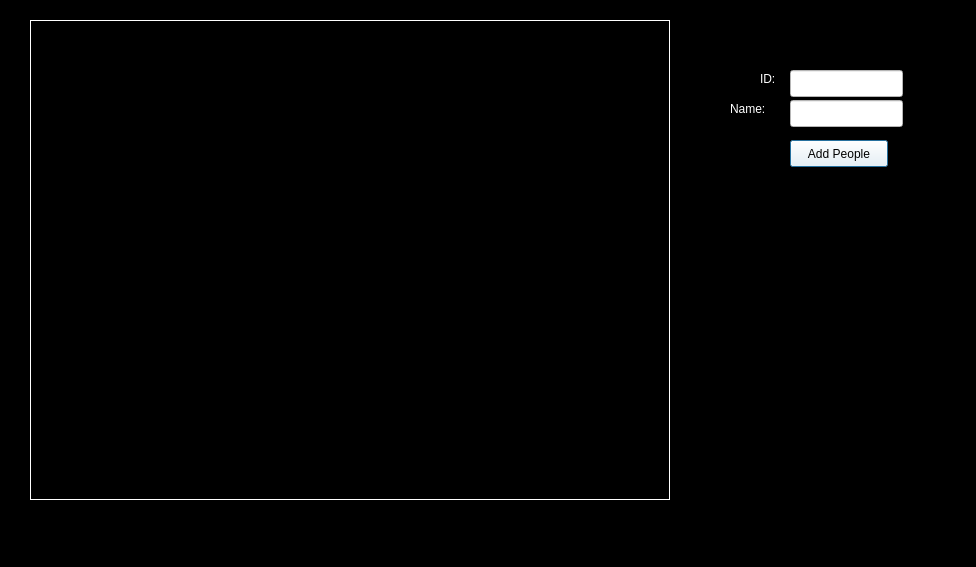
<?xml version="1.0" encoding="UTF-8"?>
<ui version="4.0">
 <class>Dialog</class>
 <widget class="QDialog" name="Dialog">
  <property name="geometry">
   <rect>
    <x>0</x>
    <y>0</y>
    <width>976</width>
    <height>567</height>
   </rect>
  </property>
  <property name="palette">
   <palette>
    <active>
     <colorrole role="WindowText">
      <brush brushstyle="SolidPattern">
       <color alpha="255">
        <red>255</red>
        <green>255</green>
        <blue>255</blue>
       </color>
      </brush>
     </colorrole>
     <colorrole role="Button">
      <brush brushstyle="SolidPattern">
       <color alpha="255">
        <red>255</red>
        <green>255</green>
        <blue>255</blue>
       </color>
      </brush>
     </colorrole>
     <colorrole role="Light">
      <brush brushstyle="SolidPattern">
       <color alpha="255">
        <red>0</red>
        <green>0</green>
        <blue>0</blue>
       </color>
      </brush>
     </colorrole>
     <colorrole role="Midlight">
      <brush brushstyle="SolidPattern">
       <color alpha="255">
        <red>0</red>
        <green>0</green>
        <blue>0</blue>
       </color>
      </brush>
     </colorrole>
     <colorrole role="Dark">
      <brush brushstyle="SolidPattern">
       <color alpha="255">
        <red>0</red>
        <green>0</green>
        <blue>0</blue>
       </color>
      </brush>
     </colorrole>
     <colorrole role="Mid">
      <brush brushstyle="SolidPattern">
       <color alpha="255">
        <red>0</red>
        <green>0</green>
        <blue>0</blue>
       </color>
      </brush>
     </colorrole>
     <colorrole role="Text">
      <brush brushstyle="SolidPattern">
       <color alpha="255">
        <red>0</red>
        <green>0</green>
        <blue>0</blue>
       </color>
      </brush>
     </colorrole>
     <colorrole role="BrightText">
      <brush brushstyle="SolidPattern">
       <color alpha="255">
        <red>255</red>
        <green>255</green>
        <blue>255</blue>
       </color>
      </brush>
     </colorrole>
     <colorrole role="ButtonText">
      <brush brushstyle="SolidPattern">
       <color alpha="255">
        <red>0</red>
        <green>0</green>
        <blue>0</blue>
       </color>
      </brush>
     </colorrole>
     <colorrole role="Base">
      <brush brushstyle="SolidPattern">
       <color alpha="255">
        <red>0</red>
        <green>0</green>
        <blue>0</blue>
       </color>
      </brush>
     </colorrole>
     <colorrole role="Window">
      <brush brushstyle="SolidPattern">
       <color alpha="255">
        <red>0</red>
        <green>0</green>
        <blue>0</blue>
       </color>
      </brush>
     </colorrole>
     <colorrole role="Shadow">
      <brush brushstyle="SolidPattern">
       <color alpha="255">
        <red>0</red>
        <green>0</green>
        <blue>0</blue>
       </color>
      </brush>
     </colorrole>
     <colorrole role="AlternateBase">
      <brush brushstyle="SolidPattern">
       <color alpha="255">
        <red>0</red>
        <green>0</green>
        <blue>0</blue>
       </color>
      </brush>
     </colorrole>
     <colorrole role="ToolTipBase">
      <brush brushstyle="SolidPattern">
       <color alpha="255">
        <red>255</red>
        <green>255</green>
        <blue>220</blue>
       </color>
      </brush>
     </colorrole>
     <colorrole role="ToolTipText">
      <brush brushstyle="SolidPattern">
       <color alpha="255">
        <red>0</red>
        <green>0</green>
        <blue>0</blue>
       </color>
      </brush>
     </colorrole>
    </active>
    <inactive>
     <colorrole role="WindowText">
      <brush brushstyle="SolidPattern">
       <color alpha="255">
        <red>255</red>
        <green>255</green>
        <blue>255</blue>
       </color>
      </brush>
     </colorrole>
     <colorrole role="Button">
      <brush brushstyle="SolidPattern">
       <color alpha="255">
        <red>255</red>
        <green>255</green>
        <blue>255</blue>
       </color>
      </brush>
     </colorrole>
     <colorrole role="Light">
      <brush brushstyle="SolidPattern">
       <color alpha="255">
        <red>0</red>
        <green>0</green>
        <blue>0</blue>
       </color>
      </brush>
     </colorrole>
     <colorrole role="Midlight">
      <brush brushstyle="SolidPattern">
       <color alpha="255">
        <red>0</red>
        <green>0</green>
        <blue>0</blue>
       </color>
      </brush>
     </colorrole>
     <colorrole role="Dark">
      <brush brushstyle="SolidPattern">
       <color alpha="255">
        <red>0</red>
        <green>0</green>
        <blue>0</blue>
       </color>
      </brush>
     </colorrole>
     <colorrole role="Mid">
      <brush brushstyle="SolidPattern">
       <color alpha="255">
        <red>0</red>
        <green>0</green>
        <blue>0</blue>
       </color>
      </brush>
     </colorrole>
     <colorrole role="Text">
      <brush brushstyle="SolidPattern">
       <color alpha="255">
        <red>0</red>
        <green>0</green>
        <blue>0</blue>
       </color>
      </brush>
     </colorrole>
     <colorrole role="BrightText">
      <brush brushstyle="SolidPattern">
       <color alpha="255">
        <red>255</red>
        <green>255</green>
        <blue>255</blue>
       </color>
      </brush>
     </colorrole>
     <colorrole role="ButtonText">
      <brush brushstyle="SolidPattern">
       <color alpha="255">
        <red>0</red>
        <green>0</green>
        <blue>0</blue>
       </color>
      </brush>
     </colorrole>
     <colorrole role="Base">
      <brush brushstyle="SolidPattern">
       <color alpha="255">
        <red>0</red>
        <green>0</green>
        <blue>0</blue>
       </color>
      </brush>
     </colorrole>
     <colorrole role="Window">
      <brush brushstyle="SolidPattern">
       <color alpha="255">
        <red>0</red>
        <green>0</green>
        <blue>0</blue>
       </color>
      </brush>
     </colorrole>
     <colorrole role="Shadow">
      <brush brushstyle="SolidPattern">
       <color alpha="255">
        <red>0</red>
        <green>0</green>
        <blue>0</blue>
       </color>
      </brush>
     </colorrole>
     <colorrole role="AlternateBase">
      <brush brushstyle="SolidPattern">
       <color alpha="255">
        <red>0</red>
        <green>0</green>
        <blue>0</blue>
       </color>
      </brush>
     </colorrole>
     <colorrole role="ToolTipBase">
      <brush brushstyle="SolidPattern">
       <color alpha="255">
        <red>255</red>
        <green>255</green>
        <blue>220</blue>
       </color>
      </brush>
     </colorrole>
     <colorrole role="ToolTipText">
      <brush brushstyle="SolidPattern">
       <color alpha="255">
        <red>0</red>
        <green>0</green>
        <blue>0</blue>
       </color>
      </brush>
     </colorrole>
    </inactive>
    <disabled>
     <colorrole role="WindowText">
      <brush brushstyle="SolidPattern">
       <color alpha="255">
        <red>0</red>
        <green>0</green>
        <blue>0</blue>
       </color>
      </brush>
     </colorrole>
     <colorrole role="Button">
      <brush brushstyle="SolidPattern">
       <color alpha="255">
        <red>255</red>
        <green>255</green>
        <blue>255</blue>
       </color>
      </brush>
     </colorrole>
     <colorrole role="Light">
      <brush brushstyle="SolidPattern">
       <color alpha="255">
        <red>0</red>
        <green>0</green>
        <blue>0</blue>
       </color>
      </brush>
     </colorrole>
     <colorrole role="Midlight">
      <brush brushstyle="SolidPattern">
       <color alpha="255">
        <red>0</red>
        <green>0</green>
        <blue>0</blue>
       </color>
      </brush>
     </colorrole>
     <colorrole role="Dark">
      <brush brushstyle="SolidPattern">
       <color alpha="255">
        <red>0</red>
        <green>0</green>
        <blue>0</blue>
       </color>
      </brush>
     </colorrole>
     <colorrole role="Mid">
      <brush brushstyle="SolidPattern">
       <color alpha="255">
        <red>0</red>
        <green>0</green>
        <blue>0</blue>
       </color>
      </brush>
     </colorrole>
     <colorrole role="Text">
      <brush brushstyle="SolidPattern">
       <color alpha="255">
        <red>0</red>
        <green>0</green>
        <blue>0</blue>
       </color>
      </brush>
     </colorrole>
     <colorrole role="BrightText">
      <brush brushstyle="SolidPattern">
       <color alpha="255">
        <red>255</red>
        <green>255</green>
        <blue>255</blue>
       </color>
      </brush>
     </colorrole>
     <colorrole role="ButtonText">
      <brush brushstyle="SolidPattern">
       <color alpha="255">
        <red>0</red>
        <green>0</green>
        <blue>0</blue>
       </color>
      </brush>
     </colorrole>
     <colorrole role="Base">
      <brush brushstyle="SolidPattern">
       <color alpha="255">
        <red>0</red>
        <green>0</green>
        <blue>0</blue>
       </color>
      </brush>
     </colorrole>
     <colorrole role="Window">
      <brush brushstyle="SolidPattern">
       <color alpha="255">
        <red>0</red>
        <green>0</green>
        <blue>0</blue>
       </color>
      </brush>
     </colorrole>
     <colorrole role="Shadow">
      <brush brushstyle="SolidPattern">
       <color alpha="255">
        <red>0</red>
        <green>0</green>
        <blue>0</blue>
       </color>
      </brush>
     </colorrole>
     <colorrole role="AlternateBase">
      <brush brushstyle="SolidPattern">
       <color alpha="255">
        <red>0</red>
        <green>0</green>
        <blue>0</blue>
       </color>
      </brush>
     </colorrole>
     <colorrole role="ToolTipBase">
      <brush brushstyle="SolidPattern">
       <color alpha="255">
        <red>255</red>
        <green>255</green>
        <blue>220</blue>
       </color>
      </brush>
     </colorrole>
     <colorrole role="ToolTipText">
      <brush brushstyle="SolidPattern">
       <color alpha="255">
        <red>0</red>
        <green>0</green>
        <blue>0</blue>
       </color>
      </brush>
     </colorrole>
    </disabled>
   </palette>
  </property>
  <property name="windowTitle">
   <string>Dialog</string>
  </property>
  <widget class="QPushButton" name="addPeople">
   <property name="geometry">
    <rect>
     <x>790</x>
     <y>140</y>
     <width>98</width>
     <height>27</height>
    </rect>
   </property>
   <property name="text">
    <string>Add People</string>
   </property>
  </widget>
  <widget class="QLabel" name="frameVideo">
   <property name="geometry">
    <rect>
     <x>30</x>
     <y>20</y>
     <width>640</width>
     <height>480</height>
    </rect>
   </property>
   <property name="frameShape">
    <enum>QFrame::Box</enum>
   </property>
   <property name="text">
    <string/>
   </property>
  </widget>
  <widget class="QLineEdit" name="idUser">
   <property name="geometry">
    <rect>
     <x>790</x>
     <y>70</y>
     <width>113</width>
     <height>27</height>
    </rect>
   </property>
   <property name="styleSheet">
    <string notr="true">background-color: rgb(255,255,255);</string>
   </property>
  </widget>
  <widget class="QLineEdit" name="nameUser">
   <property name="geometry">
    <rect>
     <x>790</x>
     <y>100</y>
     <width>113</width>
     <height>27</height>
    </rect>
   </property>
   <property name="styleSheet">
    <string notr="true">background-color: rgb(255,255,255);</string>
   </property>
  </widget>
  <widget class="QLabel" name="ID_label">
   <property name="geometry">
    <rect>
     <x>760</x>
     <y>70</y>
     <width>66</width>
     <height>17</height>
    </rect>
   </property>
   <property name="palette">
    <palette>
     <active>
      <colorrole role="WindowText">
       <brush brushstyle="SolidPattern">
        <color alpha="255">
         <red>255</red>
         <green>255</green>
         <blue>255</blue>
        </color>
       </brush>
      </colorrole>
      <colorrole role="Light">
       <brush brushstyle="SolidPattern">
        <color alpha="255">
         <red>255</red>
         <green>255</green>
         <blue>255</blue>
        </color>
       </brush>
      </colorrole>
      <colorrole role="Midlight">
       <brush brushstyle="SolidPattern">
        <color alpha="255">
         <red>255</red>
         <green>255</green>
         <blue>255</blue>
        </color>
       </brush>
      </colorrole>
      <colorrole role="Dark">
       <brush brushstyle="SolidPattern">
        <color alpha="255">
         <red>255</red>
         <green>255</green>
         <blue>255</blue>
        </color>
       </brush>
      </colorrole>
      <colorrole role="Mid">
       <brush brushstyle="SolidPattern">
        <color alpha="255">
         <red>255</red>
         <green>255</green>
         <blue>255</blue>
        </color>
       </brush>
      </colorrole>
      <colorrole role="Text">
       <brush brushstyle="SolidPattern">
        <color alpha="255">
         <red>0</red>
         <green>0</green>
         <blue>0</blue>
        </color>
       </brush>
      </colorrole>
      <colorrole role="ButtonText">
       <brush brushstyle="SolidPattern">
        <color alpha="255">
         <red>0</red>
         <green>0</green>
         <blue>0</blue>
        </color>
       </brush>
      </colorrole>
      <colorrole role="Base">
       <brush brushstyle="SolidPattern">
        <color alpha="255">
         <red>255</red>
         <green>255</green>
         <blue>255</blue>
        </color>
       </brush>
      </colorrole>
      <colorrole role="Window">
       <brush brushstyle="SolidPattern">
        <color alpha="255">
         <red>255</red>
         <green>255</green>
         <blue>255</blue>
        </color>
       </brush>
      </colorrole>
      <colorrole role="Shadow">
       <brush brushstyle="SolidPattern">
        <color alpha="255">
         <red>255</red>
         <green>255</green>
         <blue>127</blue>
        </color>
       </brush>
      </colorrole>
      <colorrole role="AlternateBase">
       <brush brushstyle="SolidPattern">
        <color alpha="255">
         <red>255</red>
         <green>255</green>
         <blue>255</blue>
        </color>
       </brush>
      </colorrole>
      <colorrole role="ToolTipText">
       <brush brushstyle="SolidPattern">
        <color alpha="255">
         <red>255</red>
         <green>255</green>
         <blue>255</blue>
        </color>
       </brush>
      </colorrole>
     </active>
     <inactive>
      <colorrole role="WindowText">
       <brush brushstyle="SolidPattern">
        <color alpha="255">
         <red>255</red>
         <green>255</green>
         <blue>255</blue>
        </color>
       </brush>
      </colorrole>
      <colorrole role="Light">
       <brush brushstyle="SolidPattern">
        <color alpha="255">
         <red>255</red>
         <green>255</green>
         <blue>255</blue>
        </color>
       </brush>
      </colorrole>
      <colorrole role="Midlight">
       <brush brushstyle="SolidPattern">
        <color alpha="255">
         <red>255</red>
         <green>255</green>
         <blue>255</blue>
        </color>
       </brush>
      </colorrole>
      <colorrole role="Dark">
       <brush brushstyle="SolidPattern">
        <color alpha="255">
         <red>255</red>
         <green>255</green>
         <blue>255</blue>
        </color>
       </brush>
      </colorrole>
      <colorrole role="Mid">
       <brush brushstyle="SolidPattern">
        <color alpha="255">
         <red>255</red>
         <green>255</green>
         <blue>255</blue>
        </color>
       </brush>
      </colorrole>
      <colorrole role="Text">
       <brush brushstyle="SolidPattern">
        <color alpha="255">
         <red>0</red>
         <green>0</green>
         <blue>0</blue>
        </color>
       </brush>
      </colorrole>
      <colorrole role="ButtonText">
       <brush brushstyle="SolidPattern">
        <color alpha="255">
         <red>0</red>
         <green>0</green>
         <blue>0</blue>
        </color>
       </brush>
      </colorrole>
      <colorrole role="Base">
       <brush brushstyle="SolidPattern">
        <color alpha="255">
         <red>255</red>
         <green>255</green>
         <blue>255</blue>
        </color>
       </brush>
      </colorrole>
      <colorrole role="Window">
       <brush brushstyle="SolidPattern">
        <color alpha="255">
         <red>255</red>
         <green>255</green>
         <blue>255</blue>
        </color>
       </brush>
      </colorrole>
      <colorrole role="Shadow">
       <brush brushstyle="SolidPattern">
        <color alpha="255">
         <red>255</red>
         <green>255</green>
         <blue>127</blue>
        </color>
       </brush>
      </colorrole>
      <colorrole role="AlternateBase">
       <brush brushstyle="SolidPattern">
        <color alpha="255">
         <red>255</red>
         <green>255</green>
         <blue>255</blue>
        </color>
       </brush>
      </colorrole>
      <colorrole role="ToolTipText">
       <brush brushstyle="SolidPattern">
        <color alpha="255">
         <red>255</red>
         <green>255</green>
         <blue>255</blue>
        </color>
       </brush>
      </colorrole>
     </inactive>
     <disabled>
      <colorrole role="WindowText">
       <brush brushstyle="SolidPattern">
        <color alpha="255">
         <red>255</red>
         <green>255</green>
         <blue>255</blue>
        </color>
       </brush>
      </colorrole>
      <colorrole role="Light">
       <brush brushstyle="SolidPattern">
        <color alpha="255">
         <red>255</red>
         <green>255</green>
         <blue>255</blue>
        </color>
       </brush>
      </colorrole>
      <colorrole role="Midlight">
       <brush brushstyle="SolidPattern">
        <color alpha="255">
         <red>255</red>
         <green>255</green>
         <blue>255</blue>
        </color>
       </brush>
      </colorrole>
      <colorrole role="Dark">
       <brush brushstyle="SolidPattern">
        <color alpha="255">
         <red>255</red>
         <green>255</green>
         <blue>255</blue>
        </color>
       </brush>
      </colorrole>
      <colorrole role="Mid">
       <brush brushstyle="SolidPattern">
        <color alpha="255">
         <red>255</red>
         <green>255</green>
         <blue>255</blue>
        </color>
       </brush>
      </colorrole>
      <colorrole role="Text">
       <brush brushstyle="SolidPattern">
        <color alpha="255">
         <red>255</red>
         <green>255</green>
         <blue>255</blue>
        </color>
       </brush>
      </colorrole>
      <colorrole role="ButtonText">
       <brush brushstyle="SolidPattern">
        <color alpha="255">
         <red>255</red>
         <green>255</green>
         <blue>255</blue>
        </color>
       </brush>
      </colorrole>
      <colorrole role="Base">
       <brush brushstyle="SolidPattern">
        <color alpha="255">
         <red>255</red>
         <green>255</green>
         <blue>255</blue>
        </color>
       </brush>
      </colorrole>
      <colorrole role="Window">
       <brush brushstyle="SolidPattern">
        <color alpha="255">
         <red>255</red>
         <green>255</green>
         <blue>255</blue>
        </color>
       </brush>
      </colorrole>
      <colorrole role="Shadow">
       <brush brushstyle="SolidPattern">
        <color alpha="255">
         <red>255</red>
         <green>255</green>
         <blue>127</blue>
        </color>
       </brush>
      </colorrole>
      <colorrole role="AlternateBase">
       <brush brushstyle="SolidPattern">
        <color alpha="255">
         <red>255</red>
         <green>255</green>
         <blue>255</blue>
        </color>
       </brush>
      </colorrole>
      <colorrole role="ToolTipText">
       <brush brushstyle="SolidPattern">
        <color alpha="255">
         <red>255</red>
         <green>255</green>
         <blue>255</blue>
        </color>
       </brush>
      </colorrole>
     </disabled>
    </palette>
   </property>
   <property name="text">
    <string>ID:</string>
   </property>
  </widget>
  <widget class="QLabel" name="Name_label">
   <property name="geometry">
    <rect>
     <x>730</x>
     <y>100</y>
     <width>66</width>
     <height>17</height>
    </rect>
   </property>
   <property name="text">
    <string>Name:</string>
   </property>
  </widget>
 </widget>
 <resources/>
 <connections/>
</ui>
